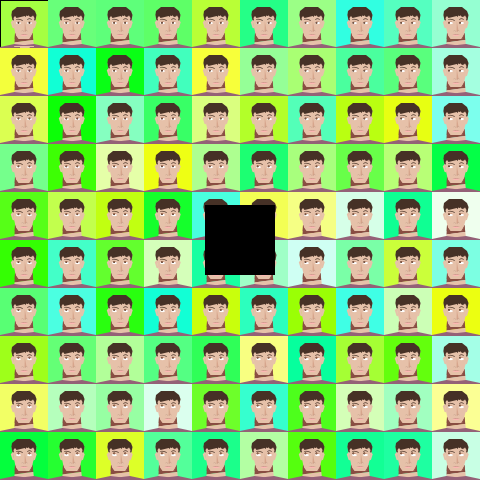
Frame 1 (no input)
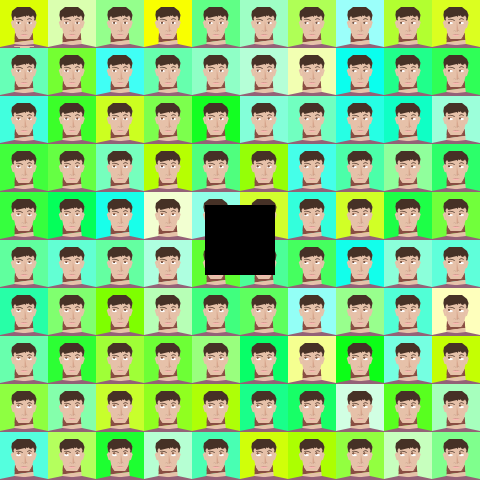
Frame 60 (the mouse pressed at the canvas centre just before this capture)
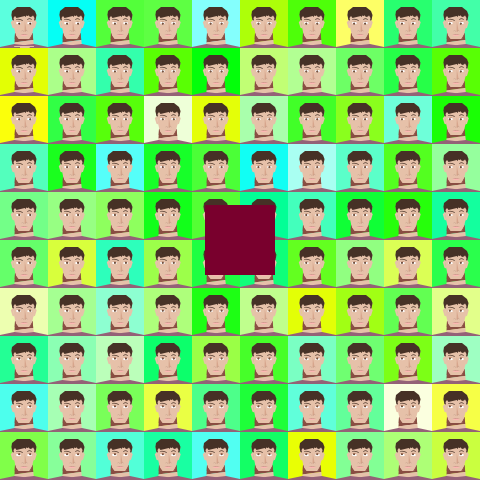
Frame 120 (the mouse held since frame 60 and released just before this capture)

The Processing sketch that drew these frames (run headless with seeded random() and noise(); from frame 60 on, the mouse is pressed at the canvas centre):

// Processing sketch: processing_37077
// ── processing_37077.pde

//struggling to get my entire face into a subroutine so I can plug the subroutine into the for loop
//instead of plugging the for loop into every single part of the face. 
//this same subroutine would have been good for dividing my whole face by 10 rather than
//manually dividing all dimensions by 10
void setup() {
  size(480, 480);
  smooth();
  frameRate(10);
}

int value = 0;



void draw() {


  int tenWidth = width/10;
  int tenHeight = height/10;
  for (int x = 0; x <= 9; x++) {
    for (int y = 0; y <= 9; y++) {


      fill(random(256), 255, random (256));
      rect(tenWidth * x, tenHeight * y, 48, 48);
      //background

      noStroke();
      fill(137, 77, 66);
      quad(15+tenWidth * x, 33+tenHeight * y, 32.5+tenWidth * x, 33.0+tenHeight * y, 
      33.3+tenWidth * x, 40.0+tenHeight * y, 14.5+tenWidth * x, 42.5+tenHeight * y);
      //top of neck
      noStroke();
      fill(230, 193, 169);
      quad(33.3+tenWidth * x, 39.9+tenHeight * y, 14.5+tenWidth * x, 42.4+tenHeight * y, 
      14.3+tenWidth * x, 46.0+tenHeight * y, 34.0+tenWidth * x, 46.0+tenHeight * y);
      triangle(14.3, 46.0, 34.0, 46.0, 25.0, 48.0);
      //rest of neck



      noStroke();
      fill(230, 193, 169);
      quad(11.5+tenWidth * x, 15.0+tenHeight * y, 36.5+tenWidth * x, 15.0+tenHeight * y, 
      31.0+tenWidth * x, 39.0+tenHeight * y, 16.5+tenWidth * x, 39.0+tenHeight * y);
      //general plane of front of face

      noStroke();
      fill(137, 77, 66);
      triangle(17.0+tenWidth * x, 39.0+tenHeight * y, 15.0+tenWidth * x, 33.0+tenHeight * y, 
      14.7+tenWidth * x, 39.0+tenHeight * y);
      triangle(16.5+tenWidth * x, 39.0+tenHeight * y, 18.5+tenWidth * x, 39.0+tenHeight * y, 
      14.9+tenWidth * x, 34.0+tenHeight * y);
      //left jaw
      triangle(30.5+tenWidth * x, 39.0+tenHeight * y, 32.4+tenWidth * x, 33.0+tenHeight * y, 
      33.0+tenWidth * x, 39.0+tenHeight * y);
      triangle(30.6+tenWidth * x, 39.0+tenHeight * y, 29.2+tenWidth * x, 39.0+tenHeight * y, 
      32.4+tenWidth * x, 34.0+tenHeight * y);
      //right jaw

      noStroke();
      fill(209, 151, 141);
      quad(20.2+tenWidth * x, 35.0+tenHeight * y, 24.2+tenWidth * x, 35.0+tenHeight * y, 
      24.2+tenWidth * x, 34.5+tenHeight * y, 23.7+tenWidth * x, 34.0+tenHeight * y);
      quad(24.2+tenWidth * x, 35.0+tenHeight * y, 24.2+tenWidth * x, 34.5+tenHeight * y, 
      24.7+tenWidth * x, 34.0+tenHeight * y, 28.2+tenWidth * x, 35.0+tenHeight * y);
      triangle(22.5+tenWidth * x, 35.0+tenHeight * y, 23.8+tenWidth * x, 35.3+tenHeight * y, 
      25.1+tenWidth * x, 35.0+tenHeight * y);
      //top lip
      noStroke();
      fill(252, 183, 179);
      quad(20.2+tenWidth * x, 35.0+tenHeight * y, 21.9+tenWidth * x, 36.0+tenHeight * y, 
      25.9+tenWidth * x, 36.0+tenHeight * y, 28.2+tenWidth * x, 35.0+tenHeight * y);
      //bottom lip

      noStroke();
      fill(214, 165, 140);
      triangle(24.5+tenWidth * x, 32.0+tenHeight * y, 24.8+tenWidth * x, 21.0+tenHeight * y, 
      26.5+tenWidth * x, 30.5+tenHeight * y);
      //shadow on nose
      noFill();
      stroke(113, 87, 74);
      strokeWeight(.2);
      curve(20.0+tenWidth * x, 31.8+tenHeight * y, 22.0+tenWidth * x, 30.8+tenHeight * y, 
      23.0+tenWidth * x, 31.3+tenHeight * y, 23.5+tenWidth * x, 33.0+tenHeight * y); 
      //left nose hole
      curve(27.5+tenWidth * x, 32.5+tenHeight * y, 25.5+tenWidth * x, 31.3+tenHeight * y, 
      26.4+tenWidth * x, 30.7+tenHeight * y, 24.5+tenWidth * x, 33.0+tenHeight * y);
      //right nose hole
      stroke(113, 87, 74, 90);
      curve(22.5+tenWidth * x, 31.8+tenHeight * y, 21.0+tenWidth * x, 30.5+tenHeight * y, 
      21.3+tenWidth * x, 31.3+tenHeight * y, 23.0+tenWidth * x, 30.0+tenHeight * y);
      //left nostril
      curve(25.5+tenWidth * x, 31.8+tenHeight * y, 27.4+tenWidth * x, 30.4+tenHeight * y, 
      27.0+tenWidth * x, 31.3+tenHeight * y, 25.0+tenWidth * x, 30.0+tenHeight * y);
      //right nostril


      stroke(70, 49, 38);
      strokeWeight(.7);
      strokeJoin(ROUND);
      noFill();
      curve(24.0+tenWidth * x, 23.9+tenHeight * y, 22.0+tenWidth * x, 20.5+tenHeight * y, 
      16.0+tenWidth * x, 19.2+tenHeight * y, 14.0+tenWidth * x, 26.0+tenHeight * y);
      //left eyebrow
      arc(29.5+tenWidth * x, 21.6+tenHeight * y, 7.0, 5.5, PI+(PI/4), TWO_PI-(PI/4));
      //right eyebrow

      noStroke();
      fill(230, 193, 169);
      quad(12.8+tenWidth * x, 20.0+tenHeight * y, 10.8+tenWidth * x, 22.2+tenHeight * y, 
      12.5+tenWidth * x, 27.8+tenHeight * y, 14.4+tenWidth * x, 28.5+tenHeight * y);
      //left ear
      quad(35.0+tenWidth * x, 20.0+tenHeight * y, 36.7+tenWidth * x, 22.2+tenHeight * y, 
      35.0+tenWidth * x, 27.8+tenHeight * y, 33.0+tenWidth * x, 28.5+tenHeight * y);
      //right ear

      fill(70, 49, 38);
      noStroke();
      //quad(114, 145, 124, 200, 140, 205, 135, 147);
      beginShape();
      vertex(11.4+tenWidth * x, 15.0+tenHeight * y);
      vertex(12.4+tenWidth * x, 20.0+tenHeight * y);
      vertex(14.0+tenWidth * x, 20.5+tenHeight * y);
      vertex(13.5+tenWidth * x, 18.0+tenHeight * y);
      vertex(15.0+tenWidth * x, 16.0+tenHeight * y);
      vertex(16.5+tenWidth * x, 18.0+tenHeight * y);
      vertex(24.8+tenWidth * x, 16.0+tenHeight * y);
      vertex(25.5+tenWidth * x, 17.0+tenHeight * y);
      vertex(25.8+tenWidth * x, 16.8+tenHeight * y);
      vertex(26.3+tenWidth * x, 15.3+tenHeight * y);
      vertex(27.0+tenWidth * x, 16.0+tenHeight * y);
      vertex(27.5+tenWidth * x, 16.1+tenHeight * y);
      vertex(28.5+tenWidth * x, 15.3+tenHeight * y);
      vertex(30.0+tenWidth * x, 17.0+tenHeight * y);
      vertex(32.0+tenWidth * x, 16.5+tenHeight * y);
      vertex(33.0+tenWidth * x, 15.4+tenHeight * y);
      vertex(34.5+tenWidth * x, 18.0+tenHeight * y);
      vertex(34.0+tenWidth * x, 20.5+tenHeight * y);
      vertex(35.5+tenWidth * x, 20.2+tenHeight * y);
      vertex(36.5+tenWidth * x, 15.0+tenHeight * y);
      vertex(35.0+tenWidth * x, 11.0+tenHeight * y);
      vertex(30.0+tenWidth * x, 7.0+tenHeight * y);
      vertex(17.0+tenWidth * x, 7.0+tenHeight * y);
      vertex(12.0+tenWidth * x, 11.0+tenHeight * y);
      endShape(CLOSE);
      //hair

      noStroke();
      fill(148, 97, 119);
      quad(14.3+tenWidth * x, 44.0+tenHeight * y, 0+tenWidth * x, 47.0+tenHeight * y, 
      0+tenWidth * x, 48.0+tenHeight * y, 48.0+tenWidth * x, 48.0+tenHeight * y);
      quad(34.0+tenWidth * x, 44.0+tenHeight * y, 48.0+tenWidth * x, 47.0+tenHeight * y, 
      48.0+tenWidth * x, 48.0+tenHeight * y, 0+tenWidth * x, 48.0+tenHeight * y);
      //shirt

      //Nathan Trevino helped me make my eyes move. 
      //He was very helpful :)

      float ex = 18.5 + tenWidth * x;
      float ey = 22.9 + tenWidth * y;
      noStroke();
      fill(255, 255, 255);
      ellipse(ex, ey, 5.0, 2.5);
      //left eyeball

      float rx = 29.5 + tenWidth * x;
      float ry = 22.9 + tenHeight * y;
      ellipse(rx, ry, 5.0, 2.5);
      //right eyeball

      float txiris = constrain((mouseX-ex)/300, -14, 14);
      float tyiris = constrain((mouseY-ey)/300, -14, 14);
      fill(88, 59, 45);
      ellipse(ex+txiris, ey+tyiris, 2.0, 2.0);
      fill(124, 84, 64);
      ellipse(ex+txiris, ey+tyiris, 1.6, 1.6);
      //left iris

      float wxiris = constrain((mouseX-ex)/300, -14, 14);
      float wyiris = constrain((mouseY-ey)/300, -14, 14);
      fill(88, 59, 45);
      ellipse(rx+wxiris, ry+wyiris, 2.0, 2.0);
      fill(124, 84, 64);
      ellipse(rx+wxiris, ry+wyiris, 1.6, 1.6);
      //right iris

      float qx = constrain((mouseX-ex)/300, -14, 14);
      float qy = constrain((mouseY-ey)/300, -14, 14);
      fill(0, 0, 0);
      ellipse(ex+qx+tenWidth * x, ey+qy+tenHeight * y, .8, .8);
      //left pupil
      float qxr = constrain((mouseX-rx)/300, -14, 14);
      float qyr = constrain((mouseY-ry)/300, -14, 14);
      ellipse(rx+qxr+tenWidth * x, ry+qyr+tenHeight * y, .8, .8);
      //right pupil

      noStroke();
      fill(175, 115, 85);
      quad(18.5+tenWidth * x, 21.7+tenHeight * y, 21.3+tenWidth * x, 22.6+tenHeight * y, 
      18.8+tenWidth * x, 21.1+tenHeight * y, 16.0+tenWidth * x, 22.2+tenHeight * y);
      //left eyelid
      quad(26.8+tenWidth * x, 22.6+tenHeight * y, 29.5+tenWidth * x, 21.7+tenHeight * y, 
      32.3+tenWidth * x, 22.4+tenHeight * y, 29.5+tenWidth * x, 21.1+tenHeight * y);
      //right eyelid

      fill(random(value), 0, random(value));
      rect(205, 205, 70, 70);
      //button
    }
  }
}



void mousePressed() {
  if ((205<mouseX) && (205<mouseY) && (mouseX<275) && (mouseY<275)) {
    //mousepressed will only work if you click between the x values 205
    //and 275 and y values 205 and 275
    fill(random(256),random(256), random(256));
    if (value == 0) {
      value = (255);
    } 
    else {
      value = (255);
      //if the value of mousepressed is 0 then change the value to 255
      //and leave it as 255
    }
  }
}



void mouseReleased() {
  if ((205<mouseX) && (205<mouseY) && (mouseX<275) && (mouseY<275)) {
    //same as mousepressed basically but different command
    fill(value);
    if (value == 255) {
      value = 0;
    } 
    else {
      value = (255);
    }
  }
}
